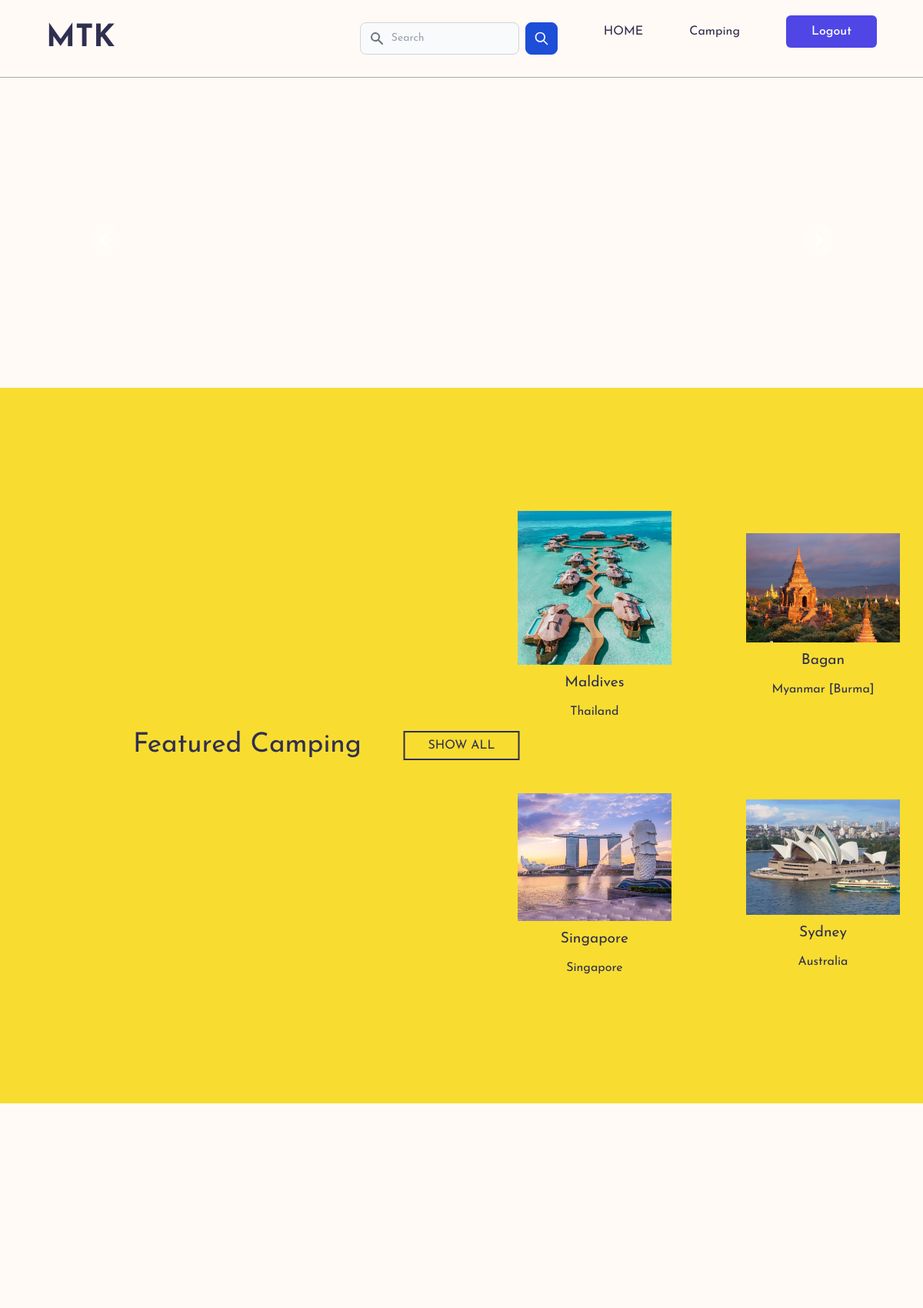
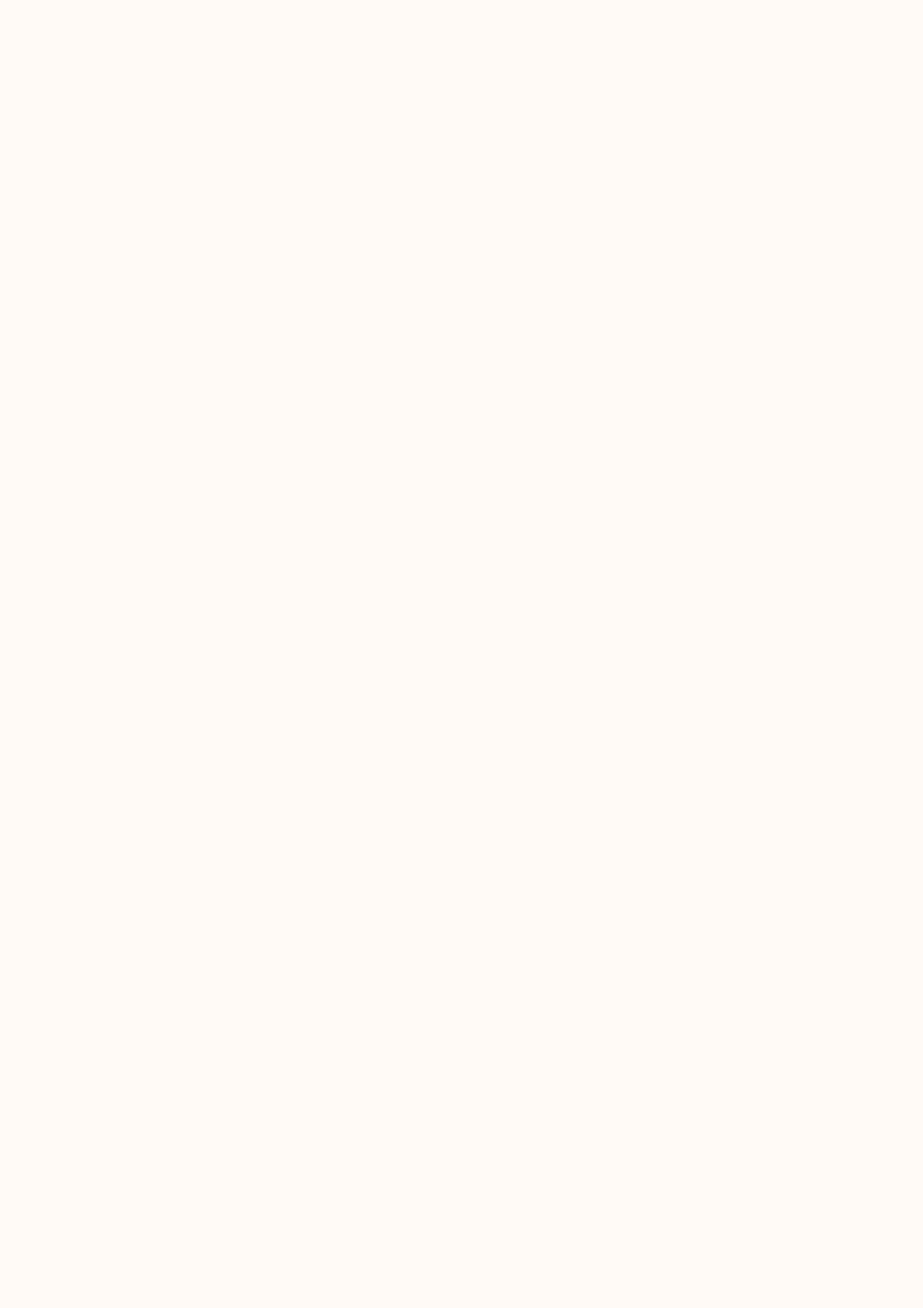
/ (signed in, upper part), run on the app's committed database (2 pictures, top to bottom).
### tables this page shows
CREATE TABLE `camping_sites` (
  `id` varchar(100) NOT NULL,
  `name` varchar(100) NOT NULL,
  `location` varchar(100) DEFAULT NULL,
  `description` text,
  `image` text NOT NULL,
  `created_at` timestamp NOT NULL DEFAULT CURRENT_TIMESTAMP,
  `updated_at` timestamp NOT NULL DEFAULT CURRENT_TIMESTAMP ON UPDATE CURRENT_TIMESTAMP
);

### Controller/Camping.php (called while the page is built, shortened)
<?php
require_once("Query.php");
class Camping{
    private query $query;
    function __construct() {
        $this->query = new Query();
    }
    function getCampingData() {
        $sql = "SELECT * FROM camping_sites";
        $this->camping = $this->query->executeQuery($sql, CONST_GET);
        return json_encode($this->camping);
    }
}
?>

### Controller/Query.php (called while the page is built, shortened)
<?php
require_once(CONST_BASE_PATH . "/db_connect.php");
class Query {
    private $conn;
    private array $response = [];
    public function __construct() {
        global $conn;
        $this->conn = $conn;
    }
    public function executeQuery($sql, $method) {
        $this->method = $method;
        if ($this->method === CONST_PUT) {
            $result = mysqli_query($this->conn, $sql);
            if ($result) {
                $this->response = [
                    'success' => true,
                    'message' => 'Updated successfully.'
                ];
            } else {
                $this->response = [
                    'success' => false,
                    'message' => 'Something went wrong.'
                ];
            }
            return $this->response;
        } else if ($this->method === CONST_GET) {
            $result = mysqli_query($this->conn, $sql);
            $data = mysqli_fetch_all($result, MYSQLI_ASSOC);
            return $data;
        } else if ($this->method === CONST_POST) {
            $result = mysqli_query($this->conn, $sql);
            if ($result) {
                $this->response = [
                    'success' => true,
                    'message' => 'Created successfully.'
                ];
            } else {
                $this->response = [
                    'success' => false,
                    'message' => 'Something went wrong.'
                ];
            }
            return $this->response;
        } else if ($this->method === CONST_DELETE) {
            $result = mysqli_query($this->conn, $sql);
            if ($result) {
                $this->response = [
                    'success' => true,
                    'message' => 'Deleted successfully.'
                ];
            } else {
                $this->response = [
                    'success' => false,
                    'message' => 'Something went wrong.'
                ];
            }
            return $this->response;
        }
    }
}
?>

### Controller/CountryList.php (called while the page is built, shortened)
<?php
class CountryList {
    public static function getConstantArray() {
        return self::CONST_COUNTRY_LIST;
    }
}

### index.php (the view, shortened to what this page needs)
<?php
require_once("./Components/header.php");
require_once("./Components/navbar.php");
require_once("./Controller/Camping.php");
require_once("./Controller/CountryList.php");
$camping = new Camping();
$campingData = $camping->getCampingData();
$decodeCampingData = json_decode($campingData, true);
shuffle($decodeCampingData);
$count = 4;
?>
    <div class="banner" id="banner">
        <div id="default-carousel" class="relative w-full" data-carousel="slide">
            <div class="relative h-56 overflow-hidden rounded-lg md:h-96">
            </div>
            <div class="absolute z-30 flex space-x-3 -translate-x-1/2 bottom-5 left-1/2">
                <?php for($i = 0; $i < $count; $i++) {
                    if ($i < count($decodeCampingData)) {
                        $campingSite = $decodeCampingData[$i];
                ?>
                    <?php if ($campingSite['image'] !== '') { ?>
                        <button type="button" class="w-3 h-3 rounded-full" aria-current="true" aria-label="Slide 1" data-carousel-slide-to="0"></button>
                    <?php } ?>
                <?php } ?>
                <?php } ?>
            </div>
            <button type="button" class="absolute top-0 left-0 z-30 flex items-center justify-center h-full px-4 cursor-pointer group focus:outline-none" data-carousel-prev>
                <span class="inline-flex items-center justify-center w-8 h-8 rounded-full sm:w-10 sm:h-10 bg-white/30 dark:bg-gray-800/30 group-hover:bg-white/50 dark:group-hover:bg-gray-800/60 group-focus:ring-4 group-focus:ring-white dark:group-focus:ring-gray-800/70 group-focus:outline-none">
                    <svg aria-hidden="true" class="w-5 h-5 text-white sm:w-6 sm:h-6 dark:text-gray-800" fill="none" stroke="currentColor" viewBox="0 0 24 24" xmlns="http://www.w3.org/2000/svg"><path stroke-linecap="round" stroke-linejoin="round" stroke-width="2" d="M15 19l-7-7 7-7"></path></svg>
                </span>
            </button>
            <button type="button" class="absolute top-0 right-0 z-30 flex items-center justify-center h-full px-4 cursor-pointer group focus:outline-none" data-carousel-next>
                <span class="inline-flex items-center justify-center w-8 h-8 rounded-full sm:w-10 sm:h-10 bg-white/30 dark:bg-gray-800/30 group-hover:bg-white/50 dark:group-hover:bg-gray-800/60 group-focus:ring-4 group-focus:ring-white dark:group-focus:ring-gray-800/70 group-focus:outline-none">
                    <svg aria-hidden="true" class="w-5 h-5 text-white sm:w-6 sm:h-6 dark:text-gray-800" fill="none" stroke="currentColor" viewBox="0 0 24 24" xmlns="http://www.w3.org/2000/svg"><path stroke-linecap="round" stroke-linejoin="round" stroke-width="2" d="M9 5l7 7-7 7"></path></svg>
                </span>
            </button>
        </div>
    </div>
    <section class="shop" id="shop">
        <div class="title">
            <h2 class="titetext">Featured Camping</h2>
        </div>
        <div class="content">
            <?php for($i = 0; $i < $count; $i++) {
                if ($i < count($decodeCampingData)) {
                    $campingSite = $decodeCampingData[$i];
            ?>
                <div class="box">
                    <div class="imgbx">
                        <?php if ($campingSite['image'] !== '') { ?>
                            <img src="./assets/images/<?php echo $campingSite['image']; ?>" alt="" width="200" height="200">
                        <?php } else { ?>
                            <img src="./assets/images/no_image_found.png" alt="" width="200" height="200">
                        <?php } ?>
                    </div>
                    <div class="text">
                        <?php echo $campingSite['name'] ?>
                    </div>
                    <div class="price">
                    <?php echo CountryList::getConstantArray()[$campingSite['location']]; ?>
                    </div>
                    <div class="imgbtn">
                    </div>
                </div>
            <?php } ?>
            <?php } ?>
        </div>
        <a href="./camping.php" class="sall">SHOW ALL</a>
    </section>
<?php
require_once("./Components/footer.php");
?>

### assets/css/variable.css (style rules this page uses)
:root { --color-one: #fff; --color-two: #333; --color-three: red; --color-four: #ededed; --color-five: #F2DAD7; --color-six: #D1A39E; --color-seven: #CECDCA; --color-eight: #474545; --color-nine: #eaeaea; --bg-dark: #333; --gradient-one: rgba(0, 0, 0, .5); --gradient-two: rgba(0, 0, 0, .3); --text-white: #fff; --text-dark: #000; --heading-one: 4rem; --heading-two: 2rem; --heading-three: 1.5rem; --heading-four: 1.25rem; --heading-five: 1rem; --heading-six: .75rem; --margin-auto: auto; --margin-0: 0; --margin-1: 1rem; --margin-2: 2rem; --margin-3: 3rem; --margin-4: 4rem; --margin-5: 5rem; --margin-6: 6rem; --margin-left-3: 3rem; --margin-left-4: 4rem; --padding-0: 0; --padding-1: 1rem; --padding-2: 2rem; --padding-3: 3rem; --padding-4: 4rem; --padding-5: 5rem; --padding-6: 6rem; --font-size-small: 1rem; --font-size-medium: 1.5rem; --font-size-large: 2rem; --font-size-1: 1rem; --font-size-2: 1.25rem; --font-size-3: 1.75rem; --font-size-4: 2.25rem; --font-size-5: 2.5rem; --font-size-6: 2.75rem; --ease: all 0.3s ease-in-out; }

### assets/css/global.css (style rules this page uses)
.text-white { color: var(--text-white); }

### assets/css/styles.css (style rules this page uses)
* { margin: 0; padding: 0; box-sizing: border-box; font-family: 'Josefin Sans', sans-serif; }
section { position: relative; min-height: 100vh; background-color: #f8dd30; display: flex; justify-content: center; align-items: center; padding: 20px; }
html { line-height:1.15; -webkit-text-size-adjust:100% }
body { margin:0 }
a { background-color:transparent }
img { border-style:none }
button,input,optgroup,select,textarea { font-family:inherit; font-size:100%; line-height:1.15; margin:0 }
button,input { overflow:visible }
button,select { text-transform:none }
[type=button],[type=reset],[type=submit],button { -webkit-appearance:button }
blockquote,dd,dl,figure,h1,h2,h3,h4,h5,h6,hr,p,pre { margin:0 }
button { background-color:transparent; background-image:none; padding:0 }
html { font-family:Inter,system-ui,-apple-system,BlinkMacSystemFont,Segoe UI,Roboto,Helvetica Neue,Arial,Noto Sans,sans-serif,Apple Color Emoji,Segoe UI Emoji,Segoe UI Symbol,Noto Color Emoji; line-height:1.5 }
*,:after,:before { box-sizing:border-box; border:0 solid #d5d6d7 }
img { border-style:solid }
[role=button],button { cursor:pointer }
h1,h2,h3,h4,h5,h6 { font-size:inherit; font-weight:inherit }
a { color:inherit; text-decoration:inherit }
button,input,optgroup,select,textarea { padding:0; line-height:inherit; color:inherit }
audio,canvas,embed,iframe,img,object,svg,video { display:block; vertical-align:middle }
img,video { max-width:100%; height:auto }
.space-x-3>:not(template)~:not(template) { --space-x-reverse:0; margin-right:calc(0.75rem*var(--space-x-reverse)); margin-left:calc(0.75rem*(1 - var(--space-x-reverse))) }
.rounded-lg { border-radius:.5rem }
.rounded-full { border-radius:9999px }
.flex { display:flex }
.inline-flex { display:inline-flex }
.items-center { align-items:center }
.justify-center { justify-content:center }
.h-3 { height:.75rem }
.h-5 { height:1.25rem }
.h-8 { height:2rem }
.h-full { height:100% }
.overflow-hidden { overflow:hidden }
.px-4 { padding-left:1rem; padding-right:1rem }
.absolute { position:absolute }
.relative { position:relative }
.top-0 { top:0 }
.right-0 { right:0 }
.left-0 { left:0 }
.text-white { --text-opacity:1; color:#fff; color:rgba(255,255,255,var(--text-opacity)) }
.w-3 { width:.75rem }
.w-5 { width:1.25rem }
.w-8 { width:2rem }
.w-full { width:100% }
.z-30 { z-index:30 }

### assets/css/navbar.css (style rules this page uses)
* { margin: 0; padding: 0; box-sizing: border-box; scroll-behavior: smooth; }
body { background: rgb(255,250,245); }
.banner { display: flex; justify-content: center; align-items: center; flex-direction: column; position: relative; padding-top: 120px; margin: 0px 100px; }
section { padding: 100px 0; }
.shop .title { width: 100%; display: flex; justify-content: center; align-items: center; flex-direction: column; gap: 15px; }
.title h2 { font-size: 2.2em; color: rgb(48,47,81); }
.shop .content { display: flex; justify-content: space-between; align-items: center; flex-wrap: wrap; margin-top: 30px; }
.shop .content .box { display: flex; justify-content: center; flex-direction: column; align-items: center; padding: 30px; gap: 10px; }
.shop .content .box .text { font-size: 1.2em; color: rgb(48,47,81); }
.shop .content .box .price { color: rgb(48,47,81); }
.sall { text-decoration: none; color: rgb(48,47,81); border: 2px solid rgb(48,47,81); padding: 5px 30px; transition: .5s; position: absolute; left: 50%; transform: translateX(-50%); }

### data on the page
camping_sites: image (picture), name "Maldives", location "Thailand"
camping_sites: image (picture), name "Bagan", location "Myanmar [Burma]"
camping_sites: image (picture), name "Singapore", location "Singapore"
camping_sites: image (picture), name "Sydney", location "Australia"

### other printed values
$link["text"] "HOME"
$link["text"] "Camping"
$link["text"] "Logout"
